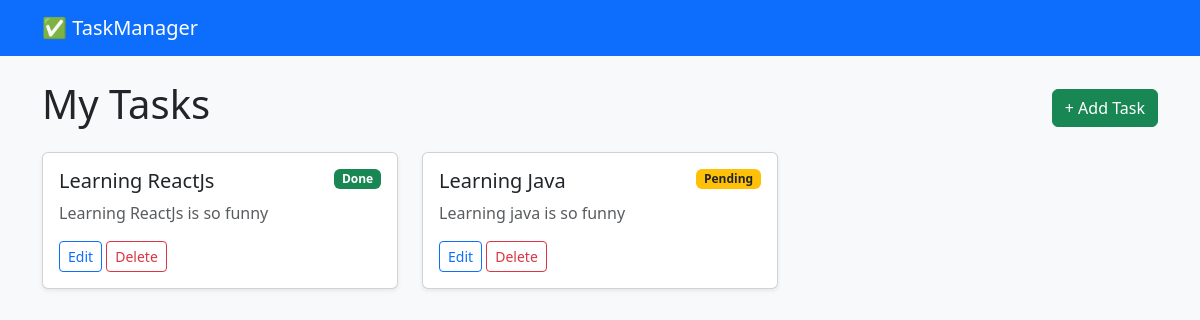
Before: / with the older database file.
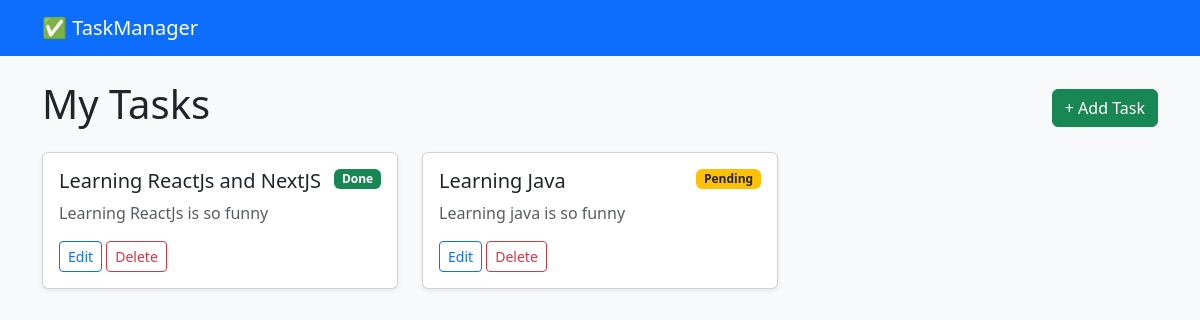
After: the same page with the newer database file.
### tasks/models.py (models this page shows, shortened)
class Task(models.Model):
    title = models.CharField(max_length=200)
    description = models.TextField(blank=True, null=True)
    completed = models.BooleanField(default=False)
    created_at = models.DateTimeField(auto_now_add=True)

### tasks/views.py (the view)
# urls.py: path('', task_list, name='task_list'),
def task_list(request):
    tasks = Task.objects.all()
    context = {'tasks': tasks}
    return render(request, 'tasks/task_list.html', context)

### tasks/templates/tasks/task_list.html
{% extends 'tasks/base.html' %}
{% block content %}
    <div class="d-flex justify-content-between align-items-center mb-3">
        <h1>My Tasks</h1>
        <a href="{% url 'create_task' %}" class="btn btn-success">+ Add Task</a>
    </div>
    <div class="row">
        {% for task in tasks %}
            <div class="col-md-6 col-lg-4 mb-3">
                <div class="card shadow-sm h-100">
                    <div class="card-body">
                        <div class="d-flex justify-content-between align-items-start">
                            <h5 class="card-title">{{ task.title }}</h5>
                            {% if task.completed %}
                                <span class="badge bg-success">Done</span>
                            {% else %}
                                <span class="badge bg-warning text-dark">Pending</span>
                            {% endif %}
                        </div>
                        <p class="card-text text-muted">{{ task.description|truncatewords:10 }}</p>
                        <div class="mt-3">
                            <a href="{% url 'update_task' task.id %}" class="btn btn-sm btn-outline-primary">Edit</a>
                            <a href="{% url 'delete_task' task.id %}" class="btn btn-sm btn-outline-danger">Delete</a>
                        </div>
                    </div>
                </div>
            </div>
        {% empty %}
            <div class="alert alert-info">No tasks found. Create one above!</div>
        {% endfor %}
    </div>
{% endblock %}

Changed rows visible on the page:
changed Task "Learning ReactJs is so funny": title "Learning ReactJs" → "Learning ReactJs and NextJS"
